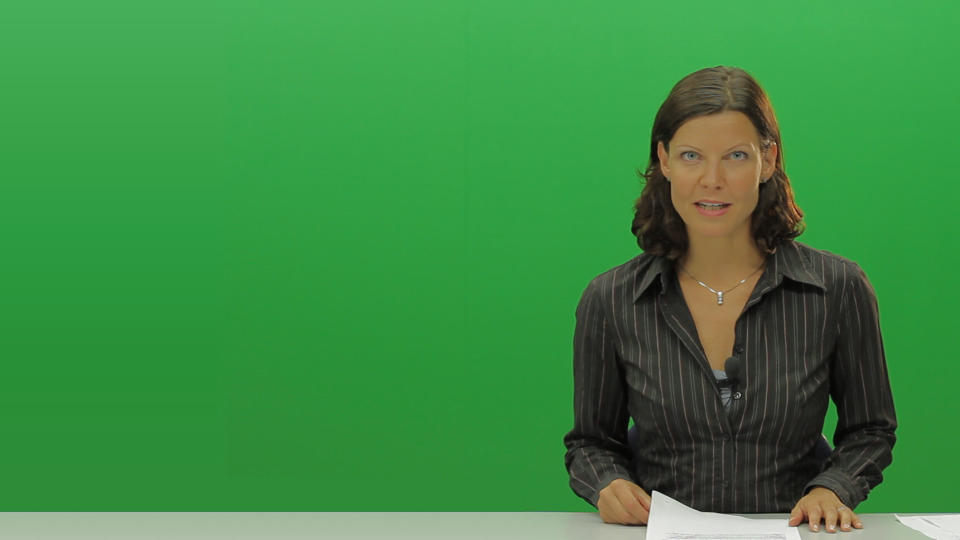
#> input picture 11-Greenscreen-Clarissa-Knorr.jpg, 1920 x 1080 px, found by its file name (shown at 1/2 size)
$ jupyter execute --allow-errors 'Green screen - tm112.ipynb'
#> lines starting #> are read from the running program, lines starting #| are printed output that depends on the picture
# Example of Green Screen Compositing Effect

Green screen compositing is an image processing effect in which an image containing a foreground object situated against a monochromatic, typically green, background, is transformed, with the green background being replaced by a different background image.

This notebook demosntrates a simple green screen image compositing technique using Python.

*The example is based on an original example from Bryn Mawr College that can be found [here](https://athena.brynmawr.edu/jupyter/hub/dblank/public/CS110%20Intro%20to%20Computing/2015-Fall/Lectures/Photoshop-like%20Functions.ipynb).*

[cell 1]
#We'll use the PIL image handling package
from PIL import Image

[cell 2]
#Location of original image files
url='http://blog.unem.de/wp-content/uploads/2012/05/11-Greenscreen-Clarissa-Knorr.jpg'
url2='http://images.tenplay.com.au/~/media/News/National%20News/National%20News%20do%20not%20delete/News_National_showheader_480x210.jpg'

[cell 3]
#Local copy
#!wget {url1}
#!wget {url2}

The first thing we need to do is grab copies of our two images, the greenscreen foregrounf image (`fg`) and the background image (`bg`).

[cell 4]
#Load in the image files
import requests
from io import BytesIO

response = requests.get(url)
fg = Image.open(BytesIO(response.content))
#> fg is the input picture: PIL image 1920x1080 RGB; mean R, G, B 60, 138.9, 67.8

#> (the rest of this cell did not finish here and is left out)

[cell 5]
fg

#> (a cell that did not finish here is left out)

We can check the size of the images and then resize them to something more convenient.

[cell 7]
#Find the size of the larger foreground image
fg.size
#> Out = (1920, 1080)

[cell 8]
#Let's resize the foreground image to make it smaller...
fg=fg.resize((int(fg.width/4.0), int(fg.height/4.0)))
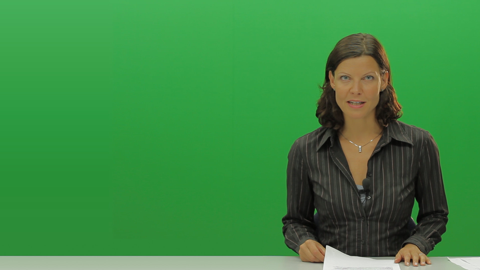
#> fg: PIL image 480x270 RGB; mean R, G, B 60, 138.9, 67.8

#And then make the background image the same size
#> (the rest of this cell did not finish here and is left out)

Let's create a new, empty image, making it the same size as the foreground image so it can act as a basis for our composite image.

[cell 9]
#Create a base composite image
composite = Image.new('RGB',(fg.width, fg.height))
#> composite: PIL image 480x270 RGB; every value is 0

We need to create references to the pixel elements of each image.

[cell 10]
#Create references to the pixels in each image
fgpix=fg.load()
#> (the rest of this cell did not finish here and is left out)

[cell 11]
#Pixels are accessed via two co-ordinates and return a 3-tuple of RGB values
fgpix[0,0]
#> Out = (70, 175, 90)

[cell 12]
print('Red: {r}, green: {g}, blue: {b}'.format(r=fgpix[0,0][0],
                                               g=fgpix[0,0][1],
                                               b=fgpix[0,0][2]))
#| Red: 70, green: 175, blue: 90
#> the sliders are set to width = 240

Now we can create our composite image.

Crudely, we might say that the presenter is on the right hand side of the image and background on the left - so let's just use the left half of the background image and the right half of the foreground image in our composite image.

#> (a cell that did not finish here is left out)

We could even do a slider effect...

[cell 14]
from ipywidgets import interact

def sliderscreen(width):
#> called with width = 240
    for x in range(fg.width):
        for y in range(fg.height):
            if x < (width):
                cpix[x,y]=(bgpix[x,y][0],bgpix[x,y][1],bgpix[x,y][2])
            else:
                cpix[x,y]=(fgpix[x,y][0],fgpix[x,y][1],fgpix[x,y][2])
#> the sliders are set to rmin = 127, rmax = 127, gmin = 127, gmax = 127, bmin = 127, bmax = 127

    return composite

#> (the rest of this cell did not finish here and is left out)

Of course, what we really want to do is replace all the green pixels, particularly the ones that surround the presenter.

If we look at each pixel value in the greenscreen (foreground) image, we can check to see if it is green:

- if it is, use the pixel from the background image
- if it isn't, use the pixel from the greenscreen foreground image

Let's make a start by just guessing that a pixel is green if the G component of the RGB colour value, which has a range of 0..255, is greater than 150, and the value of the R and B values are less than 100.

#> (a cell that did not finish here is left out)

Write a function that accepts the R, G and B cut off values and returns the composite image. Use the function to quickly experiment with different cutoff values to see if you can find a set of values that completely removes the green background but retains the foreground character.

[cell 16]
#YOUR FUNCTION

Now write slightly more complex function that makes the pixel selection decision based on the maximum and minimum values for each of the RGB component values for each pixel.

[cell 17]
#YOUR MORE COMPLEX FUNCTION

Now see if you can instrument the more complex function with widget sliders that allow you to set the maximum and minimum values of hte RGB components. (Ignore the requirement for the maximum being greater than the minumum value.) Can you split any of the logic out into two or more functions to make a more elegant solution?

[cell 18]
#A MORE ELEGANT SOLUTION

### My Widget Solution

For my solution, I created a function that returned a Boolean `True` or `False` value based on a comparison of the RGB values of a particular pixel with a set of RGB threshold values, and then called this from a function that scanned through each pixel in the foreground image to make the judgement about whether a pixel was green or not.

I also used the indices `i` and `j` to address the individual pixels in the images because I find they read better for me, as well as being used more conventionally as index variables.

[cell 19]
def pixelcomparison(pix,rmin,rmax,gmin,gmax,bmin,bmax):
    if pix[0] > rmin and pix[0]<rmax and pix[1] > gmin and pix[1] < gmax and pix[2] > bmin and pix[2] < bmax:
        return True
    else:
        return False

def greenscreen(rmin=0,rmax=50,gmin=100,gmax=150,bmin=100,bmax=200):
#> called with rmin = 127, rmax = 127, gmin = 127, gmax = 127, bmin = 127, bmax = 127
    for i in range(fg.width):
        for j in range(fg.height):
            if pixelcomparison(fgpix[i,j],rmin,rmax,gmin,gmax,bmin,bmax):
                cpix[i,j]=(bgpix[i,j][0],bgpix[i,j][1],bgpix[i,j][2])
            else:
                cpix[i,j]=(fgpix[i,j][0],fgpix[i,j][1],fgpix[i,j][2])
    return composite

#> (the rest of this cell did not finish here and is left out)

By looking at a single colour channel, we can get a feel for what each separate filter setting allows through.}

[cell 20]
def colorscreen(pmin=0,pmax=255,color='r',polarity='plus'):
    tmpimg=Image.new('RGB',(fg.width, fg.height))
    tmppix=tmpimg.load()
    cmap={'r':0,'g':0,'b':0}
    for i in range(fg.width):
        for j in range(fg.height):
            if fgpix[i,j][cmap[color]] > pmin and fgpix[i,j][cmap[color]]<pmax:
                if color=='r':
                    tmppix[i,j]=(fgpix[i,j][0],0,0) if polarity=='plus' else (0,fgpix[i,j][1],fgpix[i,j][2])
                elif color=='g':
                    tmppix[i,j]=(0,fgpix[i,j][2],0) if polarity=='plus' else (fgpix[i,j][0],0,fgpix[i,j][2])
                else:
                    tmppix[i,j]=(0,0,fgpix[i,j][2]) if polarity=='plus' else(fgpix[i,j][0],fgpix[i,j][1],0)
    return tmpimg

interact(colorscreen,pmin=(0,255),pmax=(0,255), color=('r','g','b'),polarity=('plus','minus'))
#> the sliders are set to pmin = 127, pmax = 127, color = r, polarity = plus


$ run again, with News_National_showheader_480x210.jpg copied over 11-Greenscreen-Clarissa-Knorr.jpg
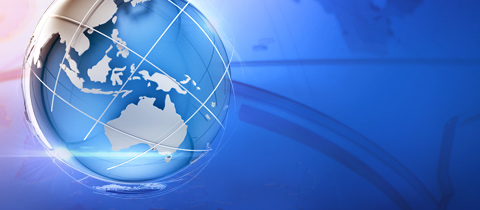
#> input picture News_National_showheader_480x210.jpg, 480 x 210 px, found by its file name
#> fg is the input picture: PIL image 480x210 RGB; mean R, G, B 77, 121.3, 201.5
#> `fg=fg.resize((int(fg.width/4.0), int(fg.height/4.0)))`:
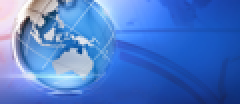
#> fg: PIL image 120x52 RGB (shown 2 times larger); mean R, G, B 77, 121.3, 201.5
#> composite: PIL image 120x52 RGB; every value is 0
#> `fgpix[0,0]`: Out = (247, 222, 235)
#| Red: 247, green: 222, blue: 235
